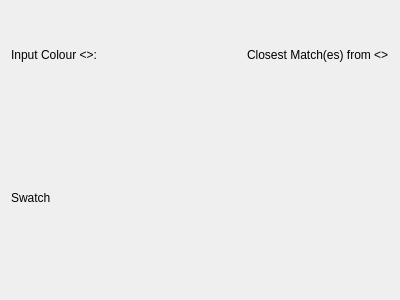
<?xml version="1.0" encoding="UTF-8"?>
<ui version="4.0">
 <class>Form</class>
 <widget class="QWidget" name="Form">
  <property name="geometry">
   <rect>
    <x>0</x>
    <y>0</y>
    <width>400</width>
    <height>300</height>
   </rect>
  </property>
  <property name="windowTitle">
   <string>Form</string>
  </property>
  <layout class="QGridLayout" name="gridLayout">
   <item row="1" column="0" rowspan="2" colspan="2">
    <widget class="QLabel" name="inputSwatch">
     <property name="frameShape">
      <enum>QFrame::NoFrame</enum>
     </property>
     <property name="text">
      <string>Swatch</string>
     </property>
    </widget>
   </item>
   <item row="0" column="1">
    <spacer name="horizontalSpacer">
     <property name="orientation">
      <enum>Qt::Horizontal</enum>
     </property>
     <property name="sizeHint" stdset="0">
      <size>
       <width>40</width>
       <height>20</height>
      </size>
     </property>
    </spacer>
   </item>
   <item row="0" column="2">
    <widget class="QLabel" name="matchLabel">
     <property name="text">
      <string>Closest Match(es) from &lt;&gt;</string>
     </property>
    </widget>
   </item>
   <item row="0" column="0">
    <widget class="QLabel" name="iColourLabel">
     <property name="text">
      <string>Input Colour &lt;&gt;:</string>
     </property>
    </widget>
   </item>
  </layout>
 </widget>
 <resources/>
 <connections/>
</ui>
